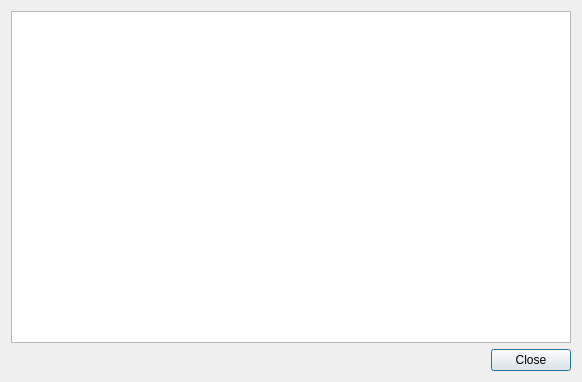
<?xml version="1.0" encoding="UTF-8"?>
<ui version="4.0">
 <class>BaseFindResultsDialog</class>
 <widget class="QDialog" name="BaseFindResultsDialog">
  <property name="windowModality">
   <enum>Qt::NonModal</enum>
  </property>
  <property name="geometry">
   <rect>
    <x>0</x>
    <y>0</y>
    <width>582</width>
    <height>382</height>
   </rect>
  </property>
  <property name="sizePolicy">
   <sizepolicy hsizetype="Minimum" vsizetype="Minimum">
    <horstretch>0</horstretch>
    <verstretch>0</verstretch>
   </sizepolicy>
  </property>
  <property name="windowTitle">
   <string>BaseFind Results</string>
  </property>
  <layout class="QVBoxLayout" name="verticalLayout_2">
   <property name="sizeConstraint">
    <enum>QLayout::SetMinimumSize</enum>
   </property>
   <item>
    <layout class="QVBoxLayout" name="mainVerticalLayout">
     <property name="sizeConstraint">
      <enum>QLayout::SetMinimumSize</enum>
     </property>
     <item>
      <widget class="QTableView" name="tableView"/>
     </item>
     <item>
      <widget class="QDialogButtonBox" name="buttonBox">
       <property name="orientation">
        <enum>Qt::Horizontal</enum>
       </property>
       <property name="standardButtons">
        <set>QDialogButtonBox::Close</set>
       </property>
      </widget>
     </item>
    </layout>
   </item>
  </layout>
 </widget>
 <resources/>
 <connections>
  <connection>
   <sender>buttonBox</sender>
   <signal>rejected()</signal>
   <receiver>BaseFindResultsDialog</receiver>
   <slot>reject()</slot>
   <hints>
    <hint type="sourcelabel">
     <x>316</x>
     <y>240</y>
    </hint>
    <hint type="destinationlabel">
     <x>286</x>
     <y>254</y>
    </hint>
   </hints>
  </connection>
 </connections>
</ui>
